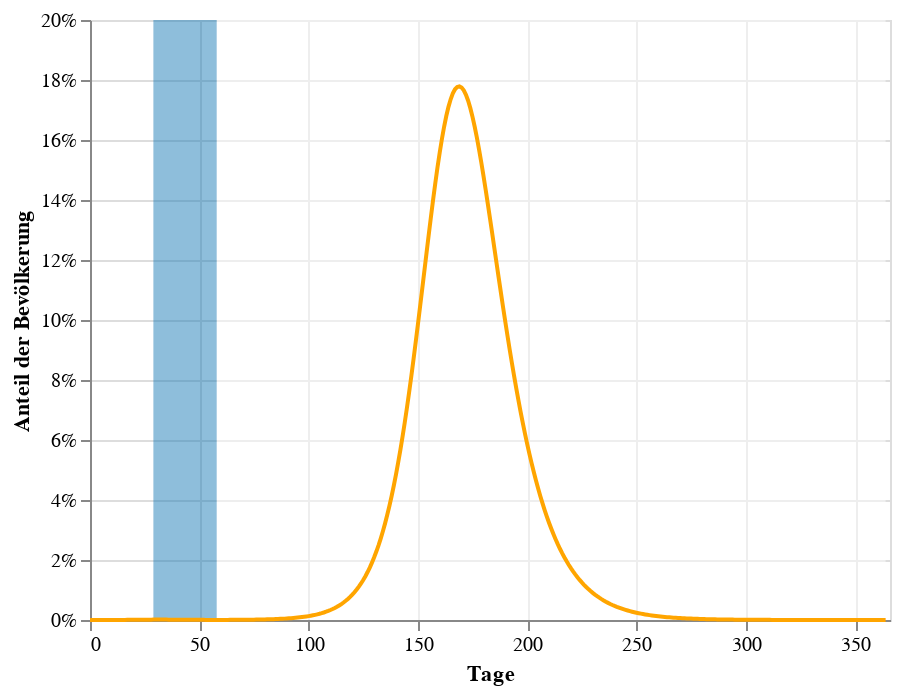
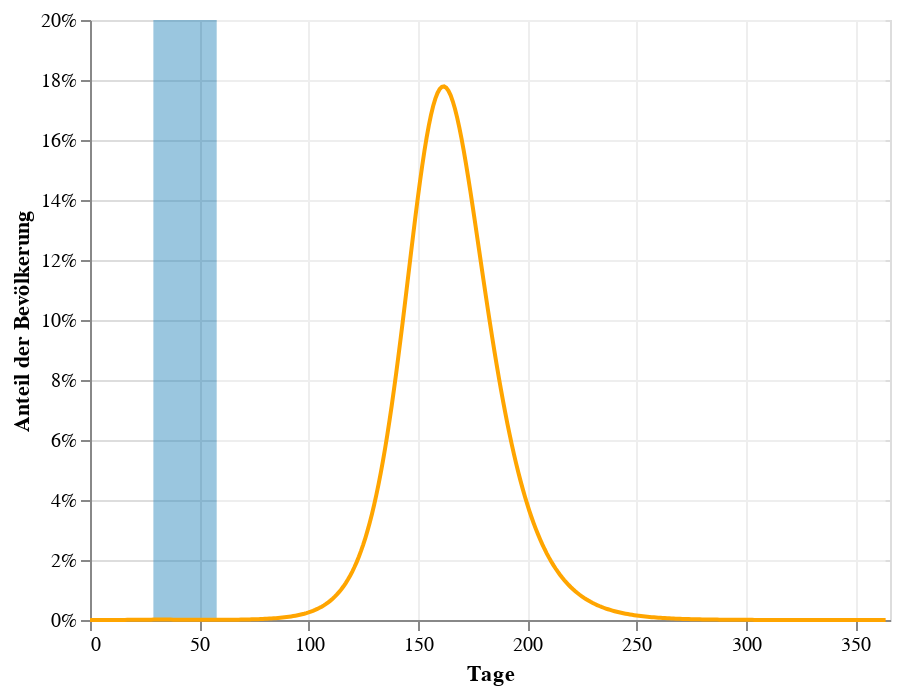
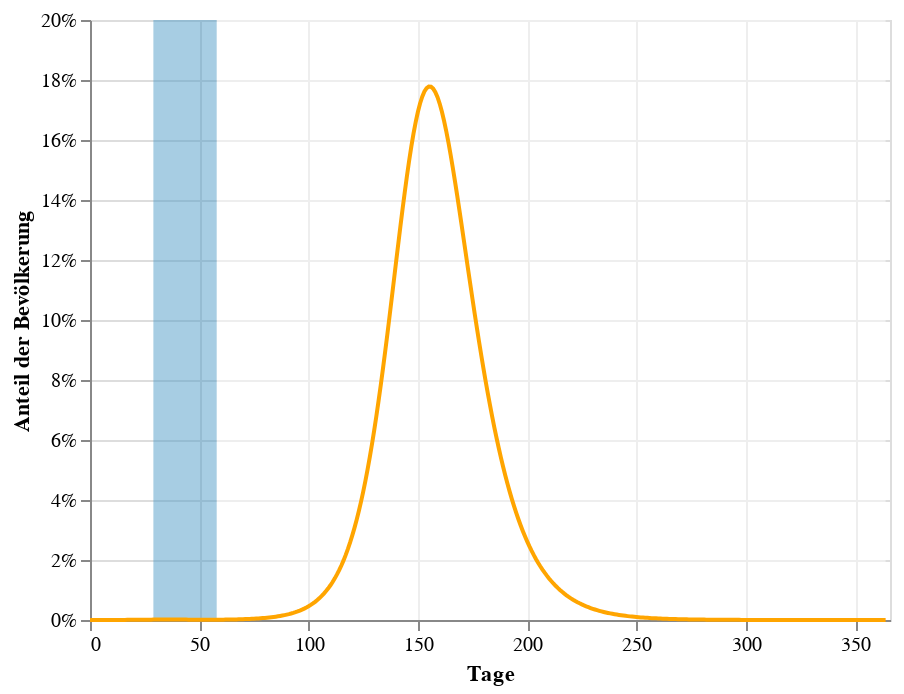
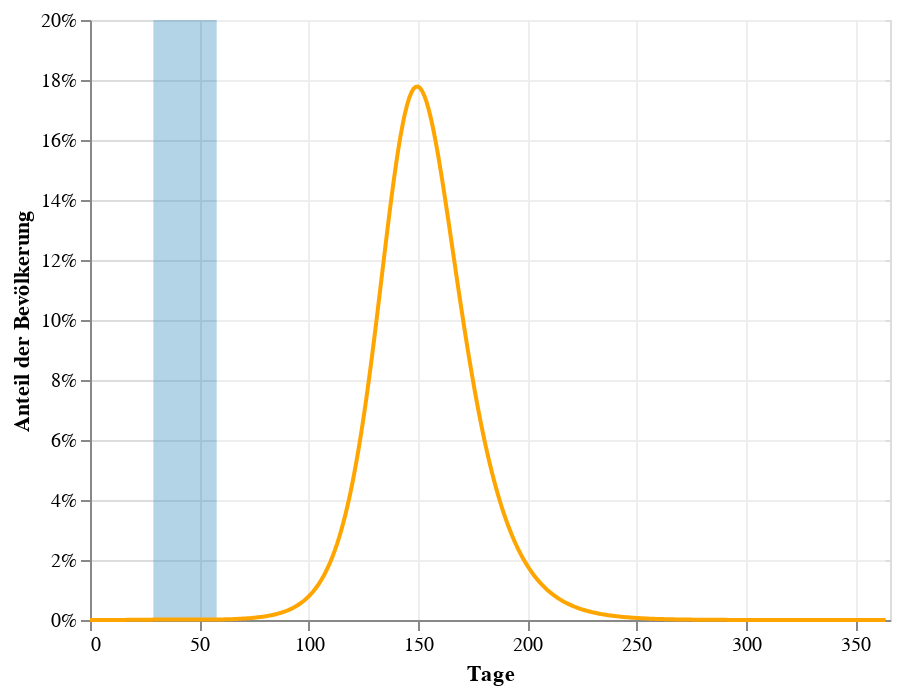

Notebook code cell kept with these figures, in order:
### Markdown cell above
# This is for changing the effectiveness during intervention

### Code cell
for i in range(10,110,10):
# days after start after which action is effective
    action_taken_at_day = 30

    # how many days does the action last?
    action_duration = 28

    # fraction of people seen during action 
    action_effectiveness = i/100
    post_action_effectiveness =100/100
    #we reproject parameters to t
    action_taken_in_t = int(N_spacing_in_t / t_max * action_taken_at_day)
    action_duration_in_t = int(N_spacing_in_t / t_max * action_duration)

    #and we adjust the infection rate during the intervention
    R_action = R0*action_effectiveness # basic reproduction number during intervention
    eta_action = R0*rho*action_effectiveness # mean-field during intervention


    # nd we adjust infection rate after the intervention
    R_post_action = R0*post_action_effectiveness # basic reproduction number during intervention
    eta_post_action = R0*rho*post_action_effectiveness # mean-field during intervention


    # create vector of positions for those times
    result = np.zeros((4,len(t)))
    # initial values, before action
    I_0 = initial / N
    E_0 = 0 
    S_0 = 1 - I_0 # initially susceptible
    R_0 = 0

    # initial y-vector
    y0 = np.array([S_0,I_0,R_0,E_0])

    # initialize integrator
    r = ode(dxdt)

    # Runge-Kutta with step size control
    r.set_integrator('dopri5')

    # set initial values
    r.set_initial_value(y0,t_0)

    # set transmission rate and recovery rate
    r.set_f_params(eta,rho,epsilon)

    # loop through all demanded time points until action is taken
    for it, t_ in enumerate(t[:action_taken_in_t]):

        # get result of ODE integration
        y = r.integrate(t_)
        # write result to result vector

        result[:,it] = y
    # setup second model with adjusted parameters (start of action)
    S_1, I_1, R_1, E_1 = result[:,action_taken_in_t - 1]

    # initial y-vector when action is taken
    y1 = np.array([S_1,I_1,R_1,E_1])

    # initialize integrator
    r = ode(dxdt)

    # Runge-Kutta with step size control
    r.set_integrator('dopri5')

    # set initial values
    r.set_initial_value(y1,t[action_taken_in_t-1])

    # set transmission rate and recovery rate, adjust R_0 according to our effectiveness
    r.set_f_params(eta_action,rho,epsilon)

    # loop through all demanded time points until action is taken
    for it, t_ in enumerate(t[action_taken_in_t:action_taken_in_t+action_duration_in_t], start=action_taken_in_t):
        # get result of ODE integration
        y = r.integrate(t_)
        # write result to result vector
        result[:,it] = y
    # setup third model and run it until t_max
    S_2, I_2, R_2, E_2 = result[:,action_taken_in_t + action_duration_in_t - 1]

    # initial y-vector
    y1 = np.array([S_2,I_2,R_2,E_2])

    # initialize integrator
    r = ode(dxdt)

    # Runge-Kutta with step size control
    r.set_integrator('dopri5')

    # set initial values
    r.set_initial_value(y1,t[action_taken_in_t + action_duration_in_t-1])

    # set transmission rate and recovery rate, adjust R_0 according to our effectiveness
    r.set_f_params(eta_post_action,rho,epsilon)

    # loop through all demanded time points until action is taken
    for it, t_ in enumerate(t[action_taken_in_t + action_duration_in_t:], start=action_taken_in_t + action_duration_in_t):

        # get result of ODE integration
        y = r.integrate(t_)

        # write result to result vector
        result[:,it] = y
    results_df=pd.DataFrame(result).transpose()
    results_df.columns=["Susceptible","Infected","Recovered","Exposed"]
    results_df=results_df.reset_index().rename(columns={"index":"Tage"})
    results_df
    results_df["time_during_action"]=0
    results_df["time_during_action"].loc[action_taken_at_day:(action_taken_at_day+action_duration)]=maxpoint*1.1
    results_df["time_after_action"]=0
    results_df["time_after_action"].loc[(action_taken_at_day+action_duration):]=maxpoint*1.1
    results_df
    #here we just transform the data to longform for altair to deal with it
    longform=pd.melt(results_df, id_vars=['Tage'], value_vars=['Susceptible',"Exposed",'Infected',"Recovered","time_during_action","time_after_action",],value_name='Anteil der Bevölkerung')
    longform


    #x,y,c = zip(*np.random.rand(30,3)*4-2)

    #cmap = matplotlib.colors.LinearSegmentedColormap.from_list("", ["#3fbaed","#2887f0"])


    #Generate a color scale
    #cmap = matplotlib.cm.get_cmap('Spectral')

    #Select the color 75% of the way through the colorscale   
    rgba = cmap((1-action_effectiveness))
    print(rgba)

    val1=matplotlib.colors.to_hex(rgba)
    rgba = cmap((1-post_action_effectiveness))
    print(rgba)

    val2=matplotlib.colors.to_hex(rgba)
    chart1=alt.Chart(longform[longform["variable"].isin(["Infected"])]).mark_line(color='orange'
        ).encode(
        alt.X('Tage:Q',scale=alt.Scale(
            domain=(0, 366),
            clamp=True
        )),
        alt.Y('Anteil der Bevölkerung:Q',axis=alt.Axis(format='%')),
        tooltip=['Tage', 'Anteil der Bevölkerung'])

    chart1
    chart2=alt.Chart(longform[longform["variable"].isin([ "time_after_action"])]).mark_area(
        interpolate='step-after',color=val2, opacity=0.5).encode(
        alt.X('Tage:Q',scale=alt.Scale(
            domain=(0, 366),
            clamp=True
        )),
        alt.Y('Anteil der Bevölkerung:Q',scale=alt.Scale(
            domain=(0, maxpoint),
            clamp=True
        ),axis=alt.Axis(format='%')),
        )


    chart2
    chart3=alt.Chart(longform[longform["variable"].isin([ "time_during_action"])]).mark_area(
        interpolate='step-before',
        color=val1,opacity=0.5).encode(
        alt.X('Tage:Q',scale=alt.Scale(
            domain=(0, 366),
            clamp=True
        )),
        alt.Y('Anteil der Bevölkerung:Q',scale=alt.Scale(
            domain=(0, maxpoint),
            clamp=True
        ),axis=alt.Axis(format='%'))
        )


    baked=chart3+chart2+chart1
    baked.display()
    baked.save("../Viz/share_of_r0_during_intervention/"+str(i)+'.svg')

### Figure 1 — Vega-Lite specification as saved in the notebook (floating-point values rounded to 4 significant figures; data arrays with more than 128 entries replaced by an {"elided": "..."} marker saying what was removed)
{"config": {"view": {"continuousWidth": 400, "continuousHeight": 300}}, "layer": [{"data": {"name": "data-c9330c9a6e226f47c0ba9f9c562b38c5"}, "mark": {"type": "area", "color": "#1e7eb8", "interpolate": "step-before", "opacity": 0.5}, "encoding": {"x": {"type": "quantitative", "field": "Tage", "scale": {"clamp": true, "domain": [0, 366]}}, "y": {"type": "quantitative", "axis": {"format": "%"}, "field": "Anteil der Bevölkerung", "scale": {"clamp": true, "domain": [0, 0.2]}}}}, {"data": {"name": "data-298edb722280227bd1aab142bdd7b7f2"}, "mark": {"type": "area", "color": "#ffffff", "interpolate": "step-after", "opacity": 0.5}, "encoding": {"x": {"type": "quantitative", "field": "Tage", "scale": {"clamp": true, "domain": [0, 366]}}, "y": {"type": "quantitative", "axis": {"format": "%"}, "field": "Anteil der Bevölkerung", "scale": {"clamp": true, "domain": [0, 0.2]}}}}, {"data": {"name": "data-e827ffc44609c64a172c7f134591f7f2"}, "mark": {"type": "line", "color": "orange"}, "encoding": {"tooltip": [{"type": "quantitative", "field": "Tage"}, {"type": "quantitative", "field": "Anteil der Bevölkerung"}], "x": {"type": "quantitative", "field": "Tage", "scale": {"clamp": true, "domain": [0, 366]}}, "y": {"type": "quantitative", "axis": {"format": "%"}, "field": "Anteil der Bevölkerung"}}}], "$schema": "https://vega.github.io/schema/vega-lite/v4.0.0.json", "datasets": {"data-c9330c9a6e226f47c0ba9f9c562b38c5": {"elided": "365 records"}, "data-298edb722280227bd1aab142bdd7b7f2": {"elided": "365 records"}, "data-e827ffc44609c64a172c7f134591f7f2": {"elided": "365 records"}}}

### Figure 2 — Vega-Lite specification as saved in the notebook (floating-point values rounded to 4 significant figures; data arrays with more than 128 entries replaced by an {"elided": "..."} marker saying what was removed)
{"config": {"view": {"continuousWidth": 400, "continuousHeight": 300}}, "layer": [{"data": {"name": "data-c9330c9a6e226f47c0ba9f9c562b38c5"}, "mark": {"type": "area", "color": "#378dc0", "interpolate": "step-before", "opacity": 0.5}, "encoding": {"x": {"type": "quantitative", "field": "Tage", "scale": {"clamp": true, "domain": [0, 366]}}, "y": {"type": "quantitative", "axis": {"format": "%"}, "field": "Anteil der Bevölkerung", "scale": {"clamp": true, "domain": [0, 0.2]}}}}, {"data": {"name": "data-298edb722280227bd1aab142bdd7b7f2"}, "mark": {"type": "area", "color": "#ffffff", "interpolate": "step-after", "opacity": 0.5}, "encoding": {"x": {"type": "quantitative", "field": "Tage", "scale": {"clamp": true, "domain": [0, 366]}}, "y": {"type": "quantitative", "axis": {"format": "%"}, "field": "Anteil der Bevölkerung", "scale": {"clamp": true, "domain": [0, 0.2]}}}}, {"data": {"name": "data-98450213374259459de8e9e695a4118c"}, "mark": {"type": "line", "color": "orange"}, "encoding": {"tooltip": [{"type": "quantitative", "field": "Tage"}, {"type": "quantitative", "field": "Anteil der Bevölkerung"}], "x": {"type": "quantitative", "field": "Tage", "scale": {"clamp": true, "domain": [0, 366]}}, "y": {"type": "quantitative", "axis": {"format": "%"}, "field": "Anteil der Bevölkerung"}}}], "$schema": "https://vega.github.io/schema/vega-lite/v4.0.0.json", "datasets": {"data-c9330c9a6e226f47c0ba9f9c562b38c5": {"elided": "365 records"}, "data-298edb722280227bd1aab142bdd7b7f2": {"elided": "365 records"}, "data-98450213374259459de8e9e695a4118c": {"elided": "365 records"}}}

### Figure 3 — Vega-Lite specification as saved in the notebook (floating-point values rounded to 4 significant figures; data arrays with more than 128 entries replaced by an {"elided": "..."} marker saying what was removed)
{"config": {"view": {"continuousWidth": 400, "continuousHeight": 300}}, "layer": [{"data": {"name": "data-c9330c9a6e226f47c0ba9f9c562b38c5"}, "mark": {"type": "area", "color": "#509bc8", "interpolate": "step-before", "opacity": 0.5}, "encoding": {"x": {"type": "quantitative", "field": "Tage", "scale": {"clamp": true, "domain": [0, 366]}}, "y": {"type": "quantitative", "axis": {"format": "%"}, "field": "Anteil der Bevölkerung", "scale": {"clamp": true, "domain": [0, 0.2]}}}}, {"data": {"name": "data-298edb722280227bd1aab142bdd7b7f2"}, "mark": {"type": "area", "color": "#ffffff", "interpolate": "step-after", "opacity": 0.5}, "encoding": {"x": {"type": "quantitative", "field": "Tage", "scale": {"clamp": true, "domain": [0, 366]}}, "y": {"type": "quantitative", "axis": {"format": "%"}, "field": "Anteil der Bevölkerung", "scale": {"clamp": true, "domain": [0, 0.2]}}}}, {"data": {"name": "data-cf8e1b6507382a71e66c66cdb2ea33d9"}, "mark": {"type": "line", "color": "orange"}, "encoding": {"tooltip": [{"type": "quantitative", "field": "Tage"}, {"type": "quantitative", "field": "Anteil der Bevölkerung"}], "x": {"type": "quantitative", "field": "Tage", "scale": {"clamp": true, "domain": [0, 366]}}, "y": {"type": "quantitative", "axis": {"format": "%"}, "field": "Anteil der Bevölkerung"}}}], "$schema": "https://vega.github.io/schema/vega-lite/v4.0.0.json", "datasets": {"data-c9330c9a6e226f47c0ba9f9c562b38c5": {"elided": "365 records"}, "data-298edb722280227bd1aab142bdd7b7f2": {"elided": "365 records"}, "data-cf8e1b6507382a71e66c66cdb2ea33d9": {"elided": "365 records"}}}

### Figure 4 — Vega-Lite specification as saved in the notebook (floating-point values rounded to 4 significant figures; data arrays with more than 128 entries replaced by an {"elided": "..."} marker saying what was removed)
{"config": {"view": {"continuousWidth": 400, "continuousHeight": 300}}, "layer": [{"data": {"name": "data-c9330c9a6e226f47c0ba9f9c562b38c5"}, "mark": {"type": "area", "color": "#69a9d0", "interpolate": "step-before", "opacity": 0.5}, "encoding": {"x": {"type": "quantitative", "field": "Tage", "scale": {"clamp": true, "domain": [0, 366]}}, "y": {"type": "quantitative", "axis": {"format": "%"}, "field": "Anteil der Bevölkerung", "scale": {"clamp": true, "domain": [0, 0.2]}}}}, {"data": {"name": "data-298edb722280227bd1aab142bdd7b7f2"}, "mark": {"type": "area", "color": "#ffffff", "interpolate": "step-after", "opacity": 0.5}, "encoding": {"x": {"type": "quantitative", "field": "Tage", "scale": {"clamp": true, "domain": [0, 366]}}, "y": {"type": "quantitative", "axis": {"format": "%"}, "field": "Anteil der Bevölkerung", "scale": {"clamp": true, "domain": [0, 0.2]}}}}, {"data": {"name": "data-32a465b18ce1dd22a0696359f2a42b22"}, "mark": {"type": "line", "color": "orange"}, "encoding": {"tooltip": [{"type": "quantitative", "field": "Tage"}, {"type": "quantitative", "field": "Anteil der Bevölkerung"}], "x": {"type": "quantitative", "field": "Tage", "scale": {"clamp": true, "domain": [0, 366]}}, "y": {"type": "quantitative", "axis": {"format": "%"}, "field": "Anteil der Bevölkerung"}}}], "$schema": "https://vega.github.io/schema/vega-lite/v4.0.0.json", "datasets": {"data-c9330c9a6e226f47c0ba9f9c562b38c5": {"elided": "365 records"}, "data-298edb722280227bd1aab142bdd7b7f2": {"elided": "365 records"}, "data-32a465b18ce1dd22a0696359f2a42b22": {"elided": "365 records"}}}
